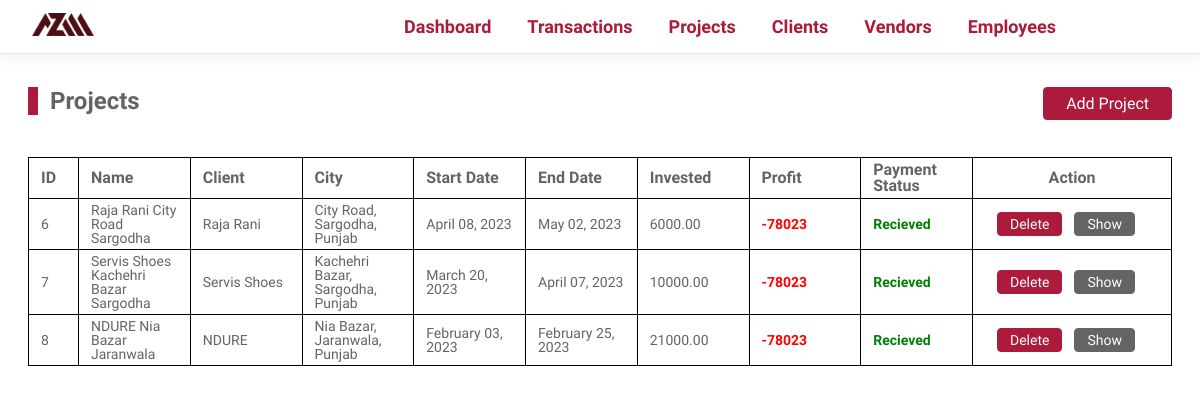
Page /projects on the earlier database version.
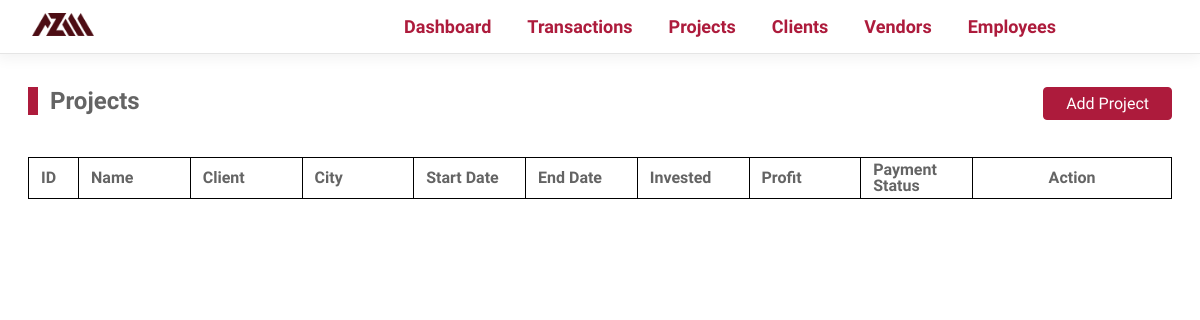
Same page on the later database version.
### tables this page shows
CREATE TABLE IF NOT EXISTS `projects` (
  `project_id` int NOT NULL AUTO_INCREMENT,
  `project_name` varchar(255) NOT NULL,
  `project_client` int NOT NULL,
  `project_city` int NOT NULL,
  `project_location` varchar(255) NOT NULL,
  `project_start_date` date NOT NULL,
  `project_end_date` date NOT NULL,
  `active` tinyint(1) NOT NULL DEFAULT '1',
  PRIMARY KEY (`project_id`),
  KEY `FK_PROJECTS_CITIES` (`project_city`),
  KEY `FK_PROJECTS_CLIENTS` (`project_client`)
);

CREATE TABLE IF NOT EXISTS `clients` (
  `client_id` int NOT NULL AUTO_INCREMENT,
  `client_name` varchar(255) NOT NULL,
  `client_type` varchar(255) NOT NULL,
  `client_address` varchar(255) NOT NULL,
  `client_city` int NOT NULL,
  `client_cell_primary` varchar(255) NOT NULL,
  `client_cell_secondary` varchar(255) NOT NULL,
  `active` tinyint(1) NOT NULL DEFAULT '1',
  PRIMARY KEY (`client_id`)
);

CREATE TABLE IF NOT EXISTS `cities` (
  `city_id` int NOT NULL AUTO_INCREMENT,
  `city_name` varchar(28) NOT NULL,
  `city_province` int NOT NULL,
  PRIMARY KEY (`city_id`),
  KEY `city_province` (`city_province`),
  KEY `city_province_2` (`city_province`)
);

CREATE TABLE IF NOT EXISTS `provinces` (
  `province_id` int NOT NULL AUTO_INCREMENT,
  `province_name` varchar(28) NOT NULL,
  PRIMARY KEY (`province_id`)
);

### Core/helpers.php (called while the page is built, shortened)
<?php
function controller($dir, $controller){
    require __DIR__ . DIRECTORY_SEPARATOR . '..' . DIRECTORY_SEPARATOR . "Controllers"    .   DIRECTORY_SEPARATOR .   $dir    .   DIRECTORY_SEPARATOR .   $controller .   ".php";
}
function view($dir, $view, $args =   []){
    extract($args);
    require __DIR__ . DIRECTORY_SEPARATOR . '..' . DIRECTORY_SEPARATOR . "Views"    .   DIRECTORY_SEPARATOR .   $dir    .   DIRECTORY_SEPARATOR .   $view   .   ".view.php";
}
?>

### Controllers/Projects/index.php (called while the page is built, shortened)
<?php
$args   =   [];
$_projects  =  new Projects($config);
$projects   =   $_projects->all();
if (!empty($projects)){
    $args['projects']    =   $projects;
    $investment =   array();
    foreach($projects as $project){
        array_push($investment, $_projects->getInvestment($project['project_id']));
    }
    $args['investment'] =   $investment;
}
view("projects", "index", $args);
?>

### Public/index.php (called while the page is built, shortened)
<?php
$config =   require("../config.php");
$uri    =   parse_url($_SERVER['REQUEST_URI'])['path'];
$method =   isset($_POST['__method'])?$_POST['__method']:$_SERVER['REQUEST_METHOD'];
require ('../core/helpers.php');
$router =   new Router();
$router->route($uri,$method);
?>

### config.php (called while the page is built)
<?php
return  [
    'database'  =>  [
        'host'      =>  'localhost',
        'dbname'    =>  'mmz',
        'user'      =>  'root',
        'passwod'    =>  'root'
    ]
]
?>

### Core/Database.php (called while the page is built, shortened)
<?php
class Database{
    protected $conn;
    protected function __construct($config){
        $dsn    =   'mysql:' .   http_build_query($config['database'],'',';');
        $this->conn =   new PDO($dsn);
        $this->conn->setAttribute(PDO::ATTR_DEFAULT_FETCH_MODE, PDO::FETCH_ASSOC);
    }
    protected function query($sql, $args){
        $stmt   =   $this->conn->prepare($sql);
        $stmt->execute($args);
        return $stmt;
    }
    protected function fetchAllOrAbort($query, $args =   []){
        try{
            $response   =   $this->query($query, $args);
            $result     =   $response->fetchAll();
            return $result;
        }catch(PDOException $e){
            $this->abort($e->getMessage());
        }
    }
    protected function fetchOrAbort($query, $args =   []){
            $response   =   $this->query($query, $args);
            $result     =   $response->fetch();
            return $result;
    }
}
?>

### Models/Projects.php (called while the page is built, shortened)
<?php
class Projects extends Database{
    public function all(){
        $query  =   "SELECT * FROM projects
        LEFT JOIN           cities              ON          project_city                 =              city_id
        LEFT JOIN           clients             ON          project_client               =              client_id
        LEFT JOIN           provinces           ON          city_province                =              province_id
        WHERE
        projects.active              =                   true";
        return $this->fetchAllOrAbort($query);
    }
    public function getInvestment($project_id){
        $query  =   "SELECT SUM(transaction_detail_amount) as total
                    FROM transaction_details
                    WHERE transaction_detail_project        =           :project_id";
        $args   =   [
            'project_id'            =>          $project_id
        ];
        $response   =   $this->fetchOrAbort($query, $args);
        $investment =   $response['total'];
        return  $investment;
    }
}
?>

### Views/Projects/index.view.php (the view, shortened to what this page needs)
<?php
view("partials","head");
view("partials","header");
?>
<body>
    <div class="main_content">
        <div class="content_head">
            <h2 class="title">Projects</h2>
            <div class="options">
                <a href="/add-project">Add Project</a>
            </div>
        </div>
        <div class="table projects_list">
            <div class="row headings">
                <div class="col">ID</div>
                <div class="col">Name</div>
                <div class="col">Client</div>
                <div class="col">City</div>
                <div class="col">Start Date</div>
                <div class="col">End Date</div>
                <div class="col">Invested</div>
                <div class="col">Profit</div>
                <div class="col">Payment Status</div>
                <div class="col">Action</div>
            </div>
            <?php if(!empty($projects)):?>
                <?php $index  =   0;?>
                <?php foreach($projects as $project): ?>
                    <?php extract($project) ?>
                    <div class="row">
                        <div class="col"><?php echo $project_id;?></div>
                        <div class="col"><?php echo $project_name;?></div>
                        <div class="col"><?php echo $client_name;?></div>
                        <div class="col"><?php echo $project_location.", ".$city_name.", ".$province_name;?></div>
                        <div class="col"><?php echo date('F d, Y', strtotime($project_start_date))?></div>
                        <div class="col"><?php echo date('F d, Y', strtotime($project_end_date))?></div>
                        <div class="col"><?php echo $investment[$index];?></div>
                        <div class="col negative">-78023</div>
                        <div class="col positive">Recieved</div>
                        <div class="col">
                            <a href="/delete-project?id=<?php echo $project_id;?>" class="danger">Delete</a>
                            <a href="/project?id=<?php echo $project_id;?>" class="secondary">Show</a>
                        </div>
                    </div>
                    <?php $index++; ?>
                <?php endforeach ?>
            <?php endif?>
        </div>
    </div>
</body>
</html>

### Core/Router.php (shortened to what this page needs)
<?php
class Router{
    public $routes =   [];
    private function add_route($uri, $method, $directory, $controller)
    {
        $this->routes[$uri]  =   [
            'uri'   => $uri,
            'method'   => $method,
            'dir'   => $directory,
            'controller'   => $controller,
        ];
    }
    public function route($uri, $method){
        if (isset($this->routes[$uri]['uri'])){
            if ($this->routes[$uri]['uri']  ==  $uri && $this->routes[$uri]['method']   ==  strtoupper($method)){
                controller($this->routes[$uri]['dir'], $this->routes[$uri]['controller']);
            }
            else if ($this->routes[$uri]['uri']  ==  $uri && $this->routes[$uri]['method']   !=  strtoupper($method)){
                $this->abort(403);
            }
        }
        else{
            $this->abort();
        }
    }
}
?>

### Views/Partials/head.view.php (shortened to what this page needs)
<!DOCTYPE html>
<html lang="en">
<head>
    <link rel="stylesheet" href="assets/css/style.css?v=<?php echo time();?>">
    <link rel="stylesheet" href="assets/css/print.css?v=<?php echo time();?>" media="print">
    <link rel="stylesheet" href="https://cdnjs.cloudflare.com/ajax/libs/font-awesome/6.3.0/css/all.min.css" />
    <link rel="stylesheet" href="https://cdnjs.cloudflare.com/ajax/libs/bootstrap-icons/1.10.3/font/bootstrap-icons.min.css" />
    <link rel="stylesheet" href="https://cdn.datatables.net/1.13.3/css/jquery.dataTables.min.css" />
</head>

### Views/Partials/header.view.php (shortened to what this page needs)
<header>
        <div class="header_container">
            <div class="left">
                <a href="" class="logo">
                    <img src="assets/images/logo.png" alt="MMZ INTERIORS LOGO">
                </a>
            </div>
            <div class="right">
                <div class="menu">
                    <ul>
                        <li><a href="/dashboard">Dashboard</a></li>
                        <li><a href="/transactions">Transactions</a></li>
                        <li><a href="/projects">Projects</a></li>
                        <li><a href="/clients">Clients</a></li>
                        <li><a href="/vendors">Vendors</a></li>
                        <li><a href="/employees">Employees</a></li>
                    </ul>
                </div>
            </div>
        </div>
</header>

### Public/assets/css/style.css (style rules this page uses)
* { padding:0;margin:0;-webkit-box-sizing:border-box;box-sizing:border-box;font-family:"Roboto Condensed",sans-serif;color:#646464 }
body { background-color:#fff;padding:28px;padding-top:87px;min-height:100vh;position:relative }
a { text-decoration:none;color:#ad1b3c }
header { position:fixed !important;z-index:100;width:100%;top:0px;left:0px;background-color:#fff;display:-webkit-box;display:-ms-flexbox;display:flex;-webkit-box-align:center;-ms-flex-align:center;align-items:center;padding:12px 32px;-webkit-box-shadow:-1px 3px 13px 2px rgba(0,0,0,.05);box-shadow:-1px 3px 13px 2px rgba(0,0,0,.05);border-bottom:1px solid rgba(212,212,212,.6039215686);position:relative }
header .header_container { display:-webkit-box;display:-ms-flexbox;display:flex;-webkit-box-pack:justify;-ms-flex-pack:justify;justify-content:space-between;-webkit-box-align:center;-ms-flex-align:center;align-items:center;-webkit-box-flex:1;-ms-flex-positive:1;flex-grow:1 }
header .left img { width:62px;max-width:62px }
header .right .menu ul { list-style-type:none;display:-webkit-box;display:-ms-flexbox;display:flex;padding-right:100px }
header .right .menu ul li { font-weight:400;font-size:18px;font-family:"Roboto Condensed",sans-serif }
header .right .menu ul li:last-child a { margin-right:0px }
header .right .menu ul li a { display:block;padding:4px 12px;margin-right:12px;font-weight:600 }
@media screen and (min-width: 681px) { header .right .menu { display:-webkit-box !important;display:-ms-flexbox !important;display:flex !important } }
.main_content { display:-webkit-box;display:-ms-flexbox;display:flex;-webkit-box-orient:vertical;-webkit-box-direction:normal;-ms-flex-direction:column;flex-direction:column }
.main_content .content_head { display:-webkit-box;display:-ms-flexbox;display:flex;width:100%;-webkit-box-pack:justify;-ms-flex-pack:justify;justify-content:space-between;-webkit-box-align:start;-ms-flex-align:start;align-items:flex-start }
.main_content .content_head .options { display:-webkit-box;display:-ms-flexbox;display:flex }
.main_content .content_head .options a { background-color:#ad1b3c;border:1px solid #ad1b3c;text-align:center;color:#fff;font-size:16px;padding:6px 22px;display:block;border-radius:4px;margin-left:12px }
.main_content .content_head .options a:first-child { margin-left:0px }
.main_content h2.title { display:-webkit-box;display:-ms-flexbox;display:flex;margin-bottom:42px }
.main_content h2.title::before { content:"";border:5px solid #ad1b3c;margin-right:12px }
div.projects_list .row { grid-template-columns:50px repeat(8, minmax(100px, 1fr)) minmax(100px, 200px) }
div.table { width:90%;place-self:center;overflow-x:auto }
@media screen and (max-width: 1700px) { div.table { width:100% } }
div.table .row { display:grid;font-size:14px }
div.table .row:first-child { font-weight:600;font-size:16px }
div.table .row:first-child>div { border-top:1px solid #000 }
div.table .row>div { -webkit-box-flex:1;-ms-flex-positive:1;flex-grow:1;border:1px solid #000;border-right:none;border-top:none;padding:4px 0px;display:-webkit-box;display:-ms-flexbox;display:flex;-webkit-box-align:center;-ms-flex-align:center;align-items:center;padding:4px 12px;line-height:1;-ms-flex-wrap:wrap;flex-wrap:wrap }
div.table .row>div:last-child { border-right:1px solid #000;display:-webkit-box;display:-ms-flexbox;display:flex;-ms-flex-pack:distribute;justify-content:space-around;-ms-flex-wrap:wrap;flex-wrap:wrap }
@media screen and (max-width: 1536px) { div.table .row>div:last-child { -webkit-box-pack:center;-ms-flex-pack:center;justify-content:center } }
.positive { color:green;font-weight:600 }
.negative { color:red;font-weight:600 }
div.table .row>div:last-child>a { margin-right:12px }
button.danger,a.danger,button.secondary,a.secondary { padding:4px 12px;border-radius:4px;cursor:pointer }
button.danger,a.danger { color:#fff;font-weight:500;background-color:#ad1b3c;border:1px solid #ad1b3c }
button.secondary,a.secondary { color:#fff;font-weight:500;background-color:#646464;border:1px solid #646464 }

Differences in the rows shown:
removed projects: project_id "6", project_name "Raja Rani City Road Sargodha", project_client.client_name "Raja Rani", project_location "City Road", project_city.city_name "Sargodha", provinces.province_name "Punjab", project_start_date "April 08, 2023", project_end_date "May 02, 2023", index "6000.00"
removed projects: project_id "7", project_name "Servis Shoes Kachehri Bazar Sargodha", project_client.client_name "Servis Shoes", project_location "Kachehri Bazar", project_city.city_name "Sargodha", provinces.province_name "Punjab", project_start_date "March 20, 2023", project_end_date "April 07, 2023", index "10000.00"
removed projects: project_id "8", project_name "NDURE Nia Bazar Jaranwala", project_client.client_name "NDURE", project_location "Nia Bazar", project_city.city_name "Jaranwala", provinces.province_name "Punjab", project_start_date "February 03, 2023", project_end_date "February 25, 2023", index "21000.00"
